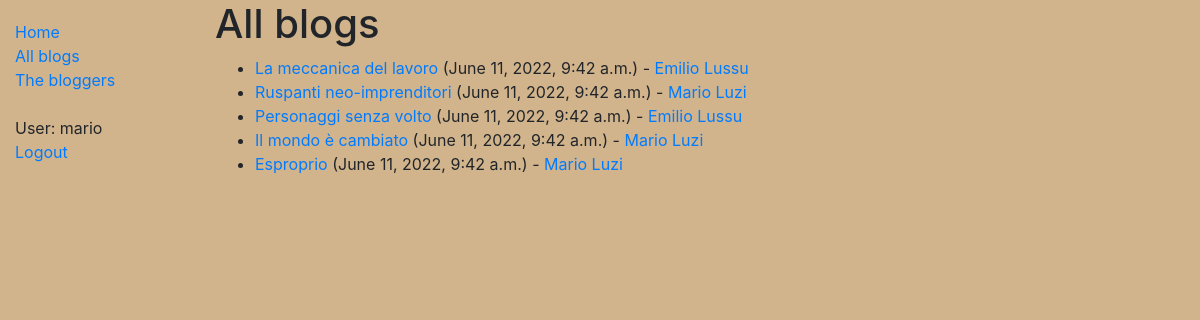
Page /blog/blogposts/ (signed in) on the committed database.
### nanoblog/models.py (models this page shows, shortened)
class BlogPost(models.Model):
    title = models.CharField(max_length=200, unique=True)
    content = models.TextField()
    blogger = models.ForeignKey(Blogger, on_delete=models.CASCADE)
    time = models.DateTimeField(default=datetime.datetime.now, editable=False)
    def __str__(self):
        return f"{self.title}"

class Blogger(models.Model):
    user = models.OneToOneField(User, on_delete=models.CASCADE)
    shortbio = models.TextField(max_length=2000)
    def __str__(self):
        return self.user.get_full_name()
    class Meta:
        ordering = ["user"]

### nanoblog/views.py (the view)
# urls.py: path("blog/blogposts/", views.BlogPosts.as_view(), name="blogposts"),
class BlogPosts(ListView):
    model = BlogPost
    paginate_by = 20

### nanoblog/templates/nanoblog/blogpost_list.html
{% extends "base_generic.html" %}
{% block content %}
<h1>All blogs</h1>
{% if blogpost_list %}
<ul>
    {% for blogpost in blogpost_list %}
    <li>
        <a href="{% url 'blogpost' pk=blogpost.id %}">{{ blogpost }}</a> ({{ blogpost.time }}) - <a href="{{ blogpost.blogger.get_absolute_url }}">{{ blogpost.blogger }}</a>
    </li>
    {% endfor %}
</ul>
{% else %}
<p>There are no posts in the blog.</p>
{% endif %}
{% endblock %}

### nanoblog/templates/base_generic.html (shortened to what this page needs)
<!DOCTYPE html>
<html lang="en">
<head>
    <link rel="stylesheet" href="https://cdn.jsdelivr.net/npm/bootstrap@4.5.3/dist/css/bootstrap.min.css"
>
    {% load static %}
    <link rel="stylesheet" href="{% static 'css/styles.css' %}">
</head>
<body>
    <div class="container-fluid">
        <div class="row">
            <div class="col-sm-2">
                {% block sidebar %}
                <ul class="sidebar-nav" style = "list-style-type: none;">
                    <li><a href="{% url 'home' %}">Home</a></li>
                    <li><a href="{% url 'blogposts' %}">All blogs</a></li>
                    <li><a href="{% url 'bloggers' %}">The bloggers</a></li>
                    <br/>
                    {% if user.is_authenticated %}
                    <li>User: {{ user.get_username }}</li>
                    <li><a href="{% url 'logout'%}?next={{request.path}}">Logout</a></li>
                    {% else %}
                    <li><a href="{% url 'login'%}?next={{request.path}}">Login</a></li>
                    {% endif %}
                </ul>
                {% endblock %}
            </div>
            <div class="col-sm-10 ">{% block content %}{% endblock %}
            </div>
        </div>
    </div>
</body>
</html>

### nanoblog/static/css/styles.css (style rules this page uses)
body { background-color: tan; }
.sidebar-nav { margin-top: 20px; padding: 0; list-style: none; }

### rows in the picture
BlogPost: title "La meccanica del lavoro", time "June 11, 2022, 9:42 a.m.", blogger "Emilio Lussu"
BlogPost: title "Ruspanti neo-imprenditori", time "June 11, 2022, 9:42 a.m.", blogger "Mario Luzi"
BlogPost: title "Personaggi senza volto", time "June 11, 2022, 9:42 a.m.", blogger "Emilio Lussu"
BlogPost: title "Il mondo è cambiato", time "June 11, 2022, 9:42 a.m.", blogger "Mario Luzi"
BlogPost: title "Esproprio", time "June 11, 2022, 9:42 a.m.", blogger "Mario Luzi"

### other values in the picture
{{ user.get_username }} "mario"
